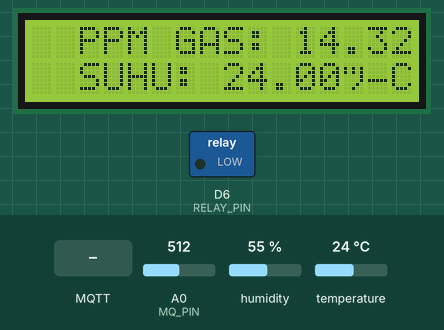
Simulated run of this sketch. Board: ESP8266 (NodeMCU). On the bench: 16×2 character LCD, switched loads named in the sketch (green lamp = pin HIGH). The test bench sets the inputs (shaded band); at power-on: A0 (MQ_PIN) = 512, temperature 24 °C, humidity 55 %. WiFi joins after 1.5 s; servers stay silent unless stated; no MQTT or app messages arrive unless stated; what the sketch prints to the serial monitor is not drawn.

Above: at 3.4 s.
3.5 s: A0 (MQ_PIN) set to 487
At 5.1 s:
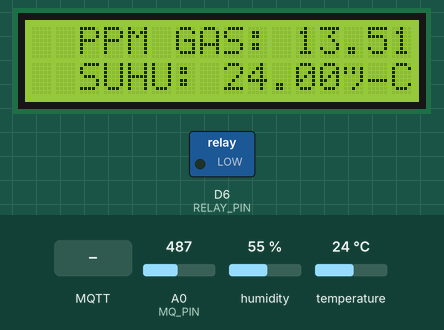
5.8 s: A0 (MQ_PIN) set to 464
At 7.4 s:
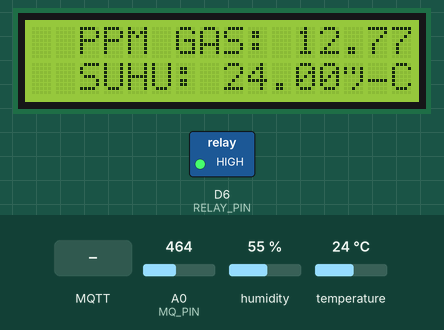
7.9 s: temperature set to 12 °C
At 9.6 s:
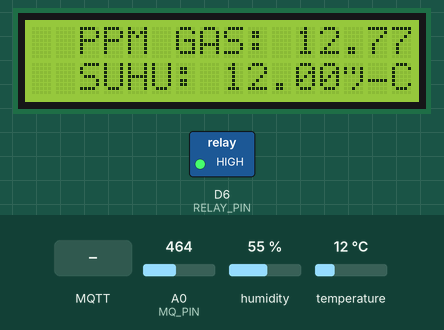
10.0 s: MQTT message "modis/speaker-status" arrives on the first subscribed topic
At 11.1 s:
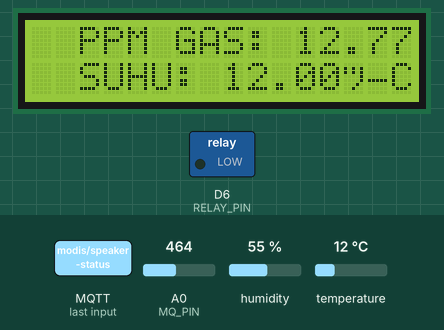
12.0 s: temperature set to 19 °C
At 13.4 s:
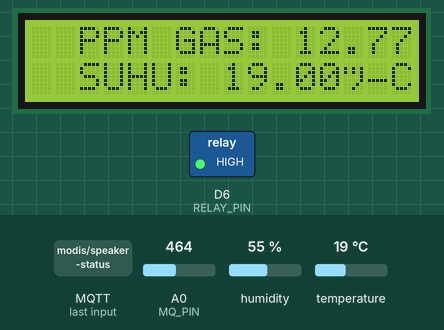
14.1 s: temperature set to 28 °C
At 15.7 s:
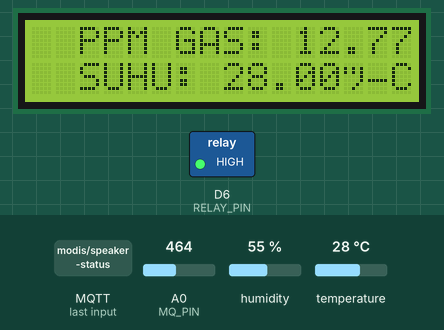
Timing chart, 0 to 17.1 s (numbered marks = the images above; inputs shaded):
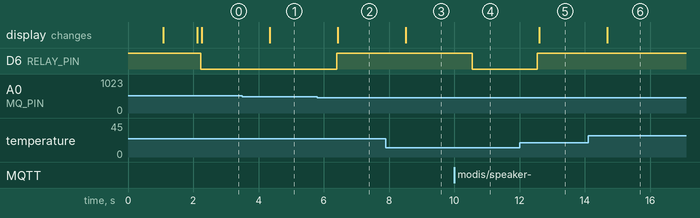

The sketch:

uas.ino
```cpp
#ifdef ESP32
  #include <WiFi.h>
#else
  #include <ESP8266WiFi.h>
#endif
#include <WiFiClientSecure.h>
#include <UniversalTelegramBot.h>   // Universal Telegram Bot Library written by Brian Lough: https://github.com/witnessmenow/Universal-Arduino-Telegram-Bot
#include <ArduinoJson.h>
#include <DHT.h>
#include <LiquidCrystal_I2C.h>
#include <PubSubClient.h>

// Replace with your network credentials
const char* ssid = "ARPM";
const char* password = "qqwwee123";

const char* mqtt_server = "public.cloud.shiftr.io";
const char* mqtt_username = "ananta-2109106024";
const char* mqtt_password = "dhu9iayH2ZvPSlNi";

#define MQ_PIN A0
#define DHTPIN D4
#define DHTTYPE DHT11
#define RELAY_PIN D6       // Pin yang terhubung ke relay

bool relayState = true; // Status awal relay mati

WiFiClient espClient;
PubSubClient pubClient(espClient);
LiquidCrystal_I2C lcd(0x27, 16, 2);

unsigned long lastTimeBotRan;
DHT dht(DHTPIN, DHTTYPE);

float baseline_ppm = 0;
void readSensor() {
  unsigned int sensorValue = analogRead(MQ_PIN);  // Read the analog value from sensor
  float voltage = sensorValue * (3.3 / 1023.0);
  float ppm = (voltage - 0.22) / 0.1;
  float t = dht.readTemperature();

  String payload = String(t) + " - " + String(ppm);
  pubClient.publish("modis/info", payload.c_str());
  baseline_ppm = ppm;
  Serial.println(relayState);

  if(relayState) {
    if(ppm > 13.2 || t >= 32) {
      digitalWrite(RELAY_PIN, LOW);
    } else {
      digitalWrite(RELAY_PIN, HIGH);
    }
  }

  lcd.clear();
  lcd.setCursor(2, 0); // Set the cursor on the third column and first row.
  lcd.print("PPM GAS: " + String(ppm)); // Print the string "Hello World!"
  lcd.setCursor(2, 1); //Set the cursor on the third column and the second row (counting starts at 0!).
  lcd.print("SUHU: " + String(t) + "°C");
}

void messageReceived(char* topic, byte* payload, unsigned int length) {
  Serial.print("Message arrived in topic: ");
  Serial.println(topic);

  // Convert byte array to string
  String payloadStr = "";
  for (int i = 0; i < length; i++) {
    payloadStr += (char)payload[i];
  }

  Serial.println(topic);
  if (strcmp(topic, "modis/speaker-status") == 0) {
    if (payloadStr == "on") {
      relayState = true;
    } else if (payloadStr == "off") {
      relayState = false;
      digitalWrite(RELAY_PIN, HIGH);
    }
  }

  Serial.println(topic);
  if(strcmp(topic, "modis/speaker-test") == 0) {
    relayState = false;
    digitalWrite(RELAY_PIN, LOW); // Turn off the relay
    delay(2000);
    digitalWrite(RELAY_PIN, HIGH);
    relayState = true;
  }
}

void setup() {
  Serial.begin(115200);

  pinMode(RELAY_PIN, OUTPUT);
  digitalWrite(RELAY_PIN, HIGH); // Pastikan relay mati saat boot

  // LCD
  lcd.init();
  lcd.backlight();
  lcd.setCursor(0, 0);
  dht.begin();
  // Connect to Wi-Fi
  WiFi.mode(WIFI_STA);
  WiFi.begin(ssid, password);
  while (WiFi.status() != WL_CONNECTED) {
    delay(1000);
    Serial.println("Connecting to WiFi..");
    lcd.print("Connecting to WiFi..");
  }

  // MQTT CLIENT
  pubClient.setServer(mqtt_server, 1883);
  pubClient.setCallback(messageReceived);

  lcd.clear();
  lcd.print("Connecting to MQTT...");
  Serial.print("Connecting to MQTT...");
  while (!pubClient.connect("ESP8266Client", mqtt_username, mqtt_password)) {
    Serial.print(".");
    delay(1000);
  }
  lcd.print("Connected to MQTT...");
  Serial.println("\nConnected to MQTT");
  pubClient.subscribe("modis/speaker-test");
  pubClient.subscribe("modis/speaker-status");


  // ALL CONNECTED
  Serial.println(WiFi.localIP());
  lcd.clear();
  lcd.print(WiFi.localIP());
}

void loop() {
  pubClient.loop();
  readSensor();
  delay(1000);
}
```

Measured:
- the behaviour switches between 478 and 477 on A0 (MQ_PIN) (found by bisection; images 1 and 2)
- after the input at 3.5 s, the display: changes after 0.85 s (image 1)
- after the input at 5.8 s, D6 (RELAY_PIN): LOW → HIGH after 0.60 s; the display: changes after 0.63 s (image 2)
- after the input at 7.9 s, the display: changes after 0.62 s (image 3)
- after the input at 10.0 s, D6 (RELAY_PIN): HIGH → LOW after 0.55 s
- after the input at 12.0 s, the display: changes after 0.60 s (image 5)
- after the input at 14.1 s, the display: changes after 0.59 s (image 6)
